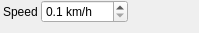
<?xml version="1.0" encoding="UTF-8"?>
<ui version="4.0">
 <class>IFilterSpeedConst</class>
 <widget class="QWidget" name="IFilterSpeedConst">
  <property name="geometry">
   <rect>
    <x>0</x>
    <y>0</y>
    <width>199</width>
    <height>33</height>
   </rect>
  </property>
  <property name="windowTitle">
   <string>Form</string>
  </property>
  <layout class="QGridLayout" name="gridLayout">
   <property name="leftMargin">
    <number>3</number>
   </property>
   <property name="topMargin">
    <number>0</number>
   </property>
   <property name="rightMargin">
    <number>0</number>
   </property>
   <property name="bottomMargin">
    <number>0</number>
   </property>
   <property name="spacing">
    <number>3</number>
   </property>
   <item row="0" column="0">
    <widget class="QLabel" name="label_2">
     <property name="text">
      <string>Speed</string>
     </property>
    </widget>
   </item>
   <item row="0" column="1">
    <widget class="QDoubleSpinBox" name="spinConstantSpeed">
     <property name="suffix">
      <string> km/h</string>
     </property>
     <property name="decimals">
      <number>1</number>
     </property>
     <property name="minimum">
      <double>0.100000000000000</double>
     </property>
     <property name="singleStep">
      <double>0.100000000000000</double>
     </property>
     <property name="value">
      <double>0.100000000000000</double>
     </property>
    </widget>
   </item>
   <item row="0" column="2">
    <spacer name="horizontalSpacer">
     <property name="orientation">
      <enum>Qt::Horizontal</enum>
     </property>
     <property name="sizeHint" stdset="0">
      <size>
       <width>40</width>
       <height>20</height>
      </size>
     </property>
    </spacer>
   </item>
   <item row="1" column="1">
    <spacer name="verticalSpacer">
     <property name="orientation">
      <enum>Qt::Vertical</enum>
     </property>
     <property name="sizeHint" stdset="0">
      <size>
       <width>20</width>
       <height>40</height>
      </size>
     </property>
    </spacer>
   </item>
  </layout>
 </widget>
 <resources/>
 <connections/>
</ui>
